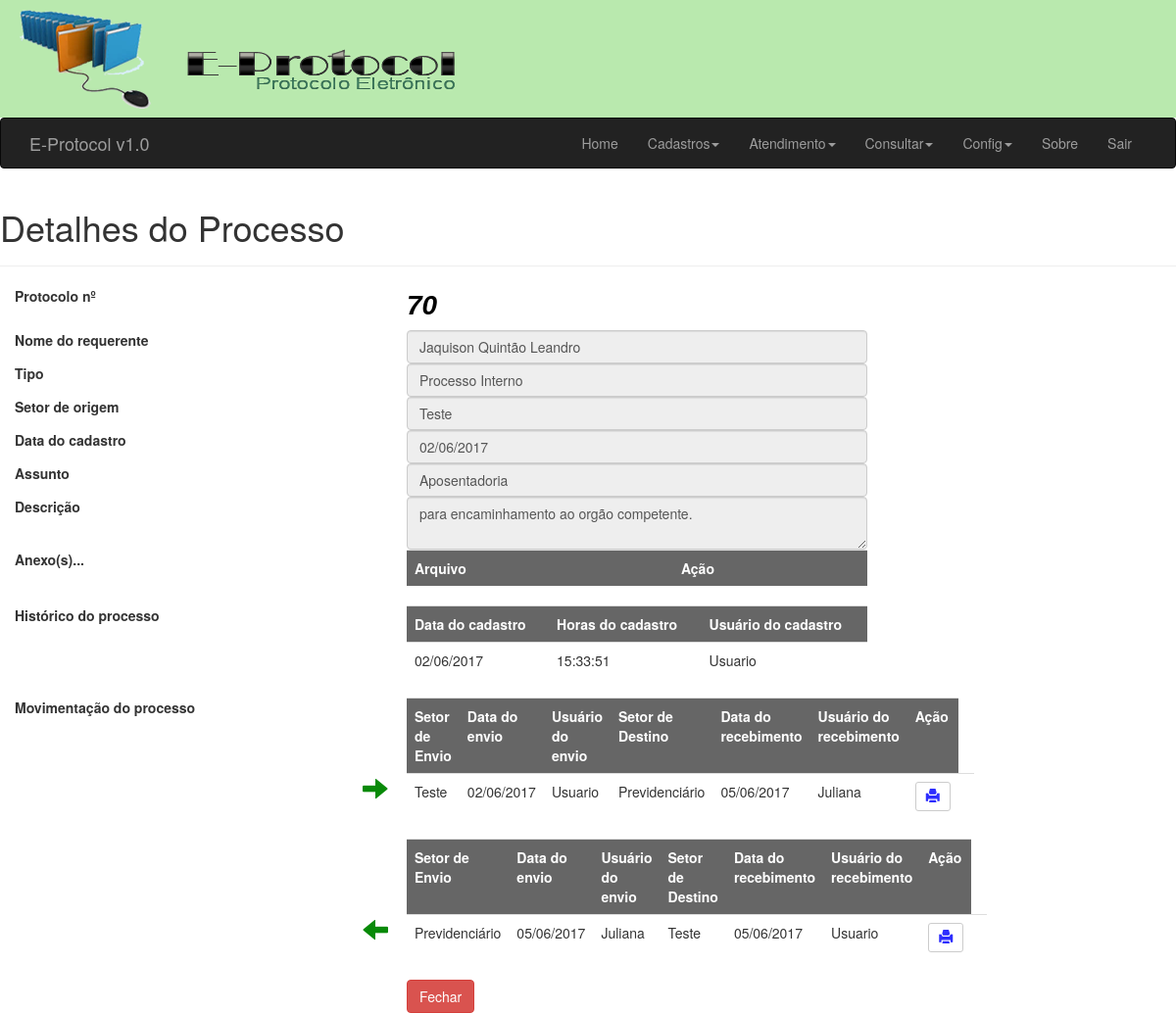
/frm/detalhe_proc.php?cod=70 (signed in), run on the app's committed database.
### tables this page shows
CREATE TABLE IF NOT EXISTS `proc` (
  `cod` int(11) NOT NULL AUTO_INCREMENT,
  `cod_req` int(11) NOT NULL,
  `user_id` int(11) NOT NULL,
  `tipo` varchar(2) DEFAULT NULL,
  `assunto` text,
  `descricao` varchar(50) DEFAULT NULL,
  `setor` int(11) DEFAULT NULL,
  `data` date DEFAULT NULL,
  `horas` time DEFAULT NULL,
  PRIMARY KEY (`cod`),
  KEY `cod_req` (`cod_req`),
  KEY `user_id` (`user_id`)
);

CREATE TABLE IF NOT EXISTS `req` (
  `cod` int(10) unsigned NOT NULL AUTO_INCREMENT,
  `nome` varchar(60) NOT NULL,
  `tipo` char(1) NOT NULL,
  `cpf` varchar(18) NOT NULL,
  `sexo` char(1) NOT NULL,
  `tel` varchar(14) DEFAULT NULL,
  `cel` varchar(14) DEFAULT NULL,
  `rec` varchar(14) DEFAULT NULL,
  `email` varchar(30) DEFAULT NULL,
  PRIMARY KEY (`cod`),
  UNIQUE KEY `cpf` (`cpf`)
);

CREATE TABLE IF NOT EXISTS `setor` (
  `cod_setor` int(11) NOT NULL AUTO_INCREMENT,
  `setor` varchar(50) NOT NULL DEFAULT '0',
  `responsavel` varchar(50) DEFAULT NULL,
  PRIMARY KEY (`cod_setor`)
);

CREATE TABLE IF NOT EXISTS `users` (
  `id` int(10) unsigned NOT NULL AUTO_INCREMENT,
  `cod_setor` int(10) unsigned NOT NULL DEFAULT '0',
  `name` varchar(50) DEFAULT NULL,
  `email` varchar(80) NOT NULL,
  `password` varchar(40) NOT NULL,
  PRIMARY KEY (`id`),
  KEY `cod_setor` (`cod_setor`)
);

### frm/detalhe_proc.php (the view, shortened to what this page needs)
<?php
include "_navegacao.php";
require_once "../config/init.php";
$cod = $_GET["cod"];
$sql_query = mysqli_query($link,"SELECT s.cod_setor, s.setor AS desc_setor, p.setor FROM setor s, proc p WHERE s.cod_setor = p.setor AND p.cod = '".$cod."'");
$sql2_query = mysqli_query($link,"SELECT p.cod,  p.tipo, p.assunto, p.descricao, DATE_FORMAT(p.data,'%d/%m/%Y') AS data , p.horas AS horas FROM proc p WHERE p.cod = '".$cod."'");
$sql3_query = mysqli_query($link,"SELECT r.nome FROM req r , proc p WHERE r.cod = p.cod_req AND p.cod = '".$cod."'");
$sql5_query = mysqli_query($link,"SELECT  DATE_FORMAT(p.data,'%d/%m/%Y') AS data , p.horas AS horas, u.name AS usuario FROM proc p, users u WHERE p.user_id = u.id AND p.cod = '".$cod."'");
$sql6_query = mysqli_query($link,"SELECT p.cod , u.name AS usuario_env , s.setor AS setor_env, DATE_FORMAT(e.data_env,'%d/%m/%Y') AS data_env FROM proc p, setor s, users u, encaminhamento e WHERE  e.user_env = u.id AND e.cod_stenv = s.cod_setor AND e.cod_prenc = p.cod AND p.cod ='".$cod."'");
$sql7_query = mysqli_query($link,"SELECT p.cod , u.name AS usuario_rec , s.setor AS setor_dst , DATE_FORMAT(e.data_rec,'%d/%m/%Y') AS data_rec FROM proc p, setor s, users u, encaminhamento e WHERE e.user_rec = u.id AND e.cod_stdst = s.cod_setor AND e.cod_prenc = p.cod AND p.cod='".$cod."'");
$sql8_query = mysqli_query($link,"SELECT p.cod , u.name AS usuario_env , s.setor AS setor_env, DATE_FORMAT(d.data_env,'%d/%m/%Y') AS data_env FROM proc p, setor s, users u, devolucao d WHERE  d.user_env = u.id AND d.cod_storg = s.cod_setor AND d.cod_prdev = p.cod AND p.cod ='".$cod."'");
  $sql9_query = mysqli_query($link,"SELECT p.cod , u.name AS usuario_rec , s.setor AS setor_dst , DATE_FORMAT(d.data_rec,'%d/%m/%Y') AS data_rec FROM proc p, setor s, users u, devolucao d WHERE d.user_rec = u.id AND d.cod_stdev = s.cod_setor AND d.cod_prdev = p.cod AND p.cod='".$cod."'");
$sql10_query = mysqli_query($link,"SELECT e.status AS status FROM encaminhamento e, proc p WHERE e.cod_prenc = p.cod AND p.cod ='".$cod."'");
$sql11_query = mysqli_query($link,"SELECT d.status AS status FROM devolucao d, proc p WHERE d.cod_prdev = p.cod AND p.cod ='".$cod."'");
?>
<!DOCTYPE HTML>
 <html lang="pt-br">
<head>
</head>
<body>
<div class="page-header">
  <h1>Detalhes do Processo</h1>
</div>
<form name="cadastro" id="cadastro" method="POST" action="../frm/detalhe_proc.php?cod=<?php echo $cod?>" enctype="multipart/form-data">
<?php $plinha = mysqli_fetch_array($sql2_query)?>
<fieldset>
<?php $rlinha = mysqli_fetch_array($sql3_query)?>
<div class="form-group">
<label class="col-md-4 control-label" for="txtCod">Protocolo nº</label>
  <label class="col-md-5 control-label" /><span style="font-family: Arial; font-size: 28px; font-style:italic; color:#000000;"><?php echo $plinha["cod"] ?></span></label>
  </div>
<div class="form-group">
<label class="col-md-4 control-label" for="txtRequerente">Nome do requerente</label>
  <div class="col-md-5">
     <input type="text" name="txtRequerente" id="txtRequerente" value="<?php echo $rlinha["nome"] ?>" class="form-control input-md" required="" disabled="">
    </div>
</div>
<div class="form-group">
  <label class="col-md-4 control-label" for="txtTipo">Tipo</label>
  <div class="col-md-5">
     <?php
     if ($plinha["tipo"]=='PI') $ptipo = "Processo Interno";
     ?>
     <input type="text" name="txtTipo" id="txtTipo" value="<?php echo $ptipo ?>" class="form-control input-md" required="" disabled="">
  </div>
</div>
<div class="form-group">
<?php
  $array = mysqli_fetch_array($sql_query);
  $desc_setor = $array["desc_setor"];
?>
 <label class="col-md-4 control-label" for="txtSetor">Setor de origem</label>
  <div class="col-md-5">
     <input type="text" name="txtSetor" id="txtSetor" value="<?php echo $desc_setor ?>" class="form-control input-md" required="" disabled="">
    </div>
</div>
<div class="form-group">
  <label class="col-md-4 control-label" for="txtDtCad">Data do cadastro</label>
  <div class="col-md-5">
  <input type="text" name="txtDtCad" id="txtDtCad" value="<?php echo $plinha["data"] ?>" class="form-control input-md" required="" disabled="">
  </div>
</div>
<div class="form-group">
  <label class="col-md-4 control-label" for="txtAssunto">Assunto</label>
  <div class="col-md-5">
  <input type="text" name="txtAssunto" id="txtAssunto" value="<?php echo $plinha["assunto"] ?>" placeholder="Digite o assunto" class="form-control input-md" required="" disabled="">
  </div>
</div>
<div class="form-group">
  <label class="col-md-4 control-label" for="txtDescricao">Descrição</label>
  <div class="col-md-5">
  <textarea name="txtDescricao" id="txtDescricao" placeholder="Preencha com a descrição aqui" class="form-control input-md" required="" disabled=""><?php echo $plinha["descricao"]?></textarea>
  </div>
</div>
<div class="form-group">
  <label class="col-md-4 control-label" for="txtFile">Anexo(s)...</label>
  <div class="col-md-5">
<table cellpadding="0" cellspacing="0" border="0" class="table">
      <tr>
      <th align='center' bgColor='#666666'><font color='#FFF'>Arquivo</th>
      <th align='center' bgColor='#666666'><font color='#FFF'>Ação</th>
      </tr>
    </table>
  </div>
</div>
<div class="form-group">
  <label class="col-md-4 control-label" >Histórico do processo</label>
  <div class="col-md-5">
<table cellpadding="0" cellspacing="0" border="0" class="table">
      <tr>
      <th align='center' bgColor='#666666'><font color='#FFF'>Data do cadastro</th>
      <th align='center' bgColor='#666666'><font color='#FFF'>Horas do cadastro</th>
      <th align='center' bgColor='#666666'><font color='#FFF'>Usuário do cadastro</th>
      </tr>
        <?php $array = mysqli_fetch_array($sql5_query);
        $data = $array["data"];
        $horas = $array["horas"];
        $usuario = $array["usuario"];
        ?>
      <tr>
        <td><?php echo $data ?></td>
        <td><?php echo $horas ?></td>
        <td><?php echo $usuario ?></td>
      </tr>
    </table>
  </div>
</div>
<div class="form-group">
  <label class="col-md-4 control-label" >Movimentação do processo</label>
  <div class="col-md-5">
<span style="position: absolute; top:80px; left:-30px; color: #088A08;font-size: 26px;" class="glyphicon glyphicon-arrow-right" alt='Enviado' data-toggle="tooltip_detalhe_env" title ='Enviado'></span>
<table cellpadding="0" cellspacing="0" border="0" class="table">
      <tr>
      <th align='center' bgColor='#666666'><font color='#FFF'>Setor de Envio</th>
      <th align='center' bgColor='#666666'><font color='#FFF'>Data do envio</th>
      <th align='center' bgColor='#666666'><font color='#FFF'>Usuário do envio</th>
      <th align='center' bgColor='#666666'><font color='#FFF'>Setor de Destino</th>
      <th align='center' bgColor='#666666'><font color='#FFF'>Data do recebimento</th>
      <th align='center' bgColor='#666666'><font color='#FFF'>Usuário do recebimento</th>
      <th align='center' bgColor='#666666'><font color='#FFF
      '>Ação</th>
      </tr>
        <?php
        $m_array = mysqli_fetch_array($sql6_query);
        $usuario_env = $m_array["usuario_env"];
        $setor_env = $m_array["setor_env"];
        $data_env = $m_array["data_env"];
        $m_array2 = mysqli_fetch_array($sql7_query);
        $usuario_rec = $m_array2["usuario_rec"];
        $setor_dst = $m_array2["setor_dst"];
        $data_rec = $m_array2["data_rec"];
        ?>
        <?php
       $r1 = mysqli_fetch_array($sql10_query);
       $st1 = $r1["status"];
       $permission='disabled = "disabled"';
        if ($st1 == "1")
        { $permission = '';
        }else{
          $permission='disabled = "disabled"';
        }
      ?>
      <tr>
        <td><?php echo $setor_env ?></td>
        <td><?php echo $data_env ?></td>
        <td><?php echo $usuario_env ?></td>
        <td><?php echo $setor_dst ?></td>
        <td><?php echo $data_rec ?></td>
        <td><?php echo $usuario_rec ?></td>
        <td><button type="button" class="btn btn-default btn-sm"onclick="window.open('../rel/detalhe.php?cod=<?php echo $cod ?>', '_blank')" <?php echo $permission ?>/>
        <span style="color: #2E2EFE;font-size: 14px;" class="glyphicon glyphicon-print" alt='Imprimir' data-toggle="tooltip_imprimir" title ='Imprimir detalhes do processo'></span>
        </button><td>
      </tr>
      </table>
  </div>
</div>
<div class="form-group">
  <label class="col-md-4 control-label" ></label>
  <div class="col-md-5">
<span style="position: absolute; top:80px; left:-30px; color: #088A08;font-size: 26px;" class="glyphicon glyphicon-arrow-left" alt='Recebido' data-toggle="tooltip_detalhe_rec" title ='Recebido'></span>
<table cellpadding="0" cellspacing="0" border="0" class="table">
      <tr>
      <th align='center' bgColor='#666666'><font color='#FFF'>Setor de Envio</th>
      <th align='center' bgColor='#666666'><font color='#FFF'>Data do envio</th>
      <th align='center' bgColor='#666666'><font color='#FFF'>Usuário do envio</th>
      <th align='center' bgColor='#666666'><font color='#FFF'>Setor de Destino</th>
      <th align='center' bgColor='#666666'><font color='#FFF'>Data do recebimento</th>
      <th align='center' bgColor='#666666'><font color='#FFF'>Usuário do recebimento</th>
      <th align='center' bgColor='#666666'><font color='#FFF
      '>Ação</th>
      </tr>
        <?php
        $m_array = mysqli_fetch_array($sql8_query);
        $usuario_env = $m_array["usuario_env"];
        $setor_env = $m_array["setor_env"];
        $data_env = $m_array["data_env"];
        $m_array2 = mysqli_fetch_array($sql9_query);
        $usuario_rec = $m_array2["usuario_rec"];
        $setor_dst = $m_array2["setor_dst"];
        $data_rec = $m_array2["data_rec"];
      ?>
      <?php
       $r2 = mysqli_fetch_array($sql11_query);
       $st2 = $r2["status"];
       $permission2='disabled = "disabled"';
        if ($st2 == "1")
        { $permission2 = '';
        }else{
          $permission2='disabled = "disabled"';
        }
      ?>
      <tr>
        <td><?php echo $setor_env ?></td>
        <td><?php echo $data_env ?></td>
        <td><?php echo $usuario_env ?></td>
        <td><?php echo $setor_dst ?></td>
        <td><?php echo $data_rec ?></td>
        <td><?php echo $usuario_rec ?></td>
        <td>
        <button type="button" class="btn btn-default btn-sm"onclick="window.open('../rel/detalhe_dev.php?cod=<?php echo $cod ?>', '_blank')"
        <?php echo $permission2 ?>/>
        <span style="color: #2E2EFE;font-size: 14px;" class="glyphicon glyphicon-print" alt='Imprimir' data-toggle="tooltip_imprimir" title ='Imprimir detalhes do processo'></span>
        <td>
      </tr>
      </table>
  </div>
</div>
<div class="form-group">
  <label class="col-md-4 control-label" for="btnDevolver_proc"></label>
  <div class="col-md-8">
  <input type="button" id="btnFechar" name="btnFechar" value="Fechar" class="btn btn-danger" onclick="javascript:location.href='../index.php'">
  </div>
</div>
</fieldset>
</form>
</body>
</html>

### data on the page
proc: cod "70", txtTipo "Processo Interno", txtAssunto "Aposentadoria", txtDescricao "para encaminhamento ao orgão competente.", horas "15:33:51", user.name "Usuario", setor.setor "Teste", setor.setor "Previdenciário", users.name "Juliana"
req: txtRequerente "Jaquison Quintão Leandro"
setor: txtSetor "Teste"

### other printed values
$data "02/06/2017"
$data_env "02/06/2017"
$data_rec "05/06/2017"
$data_env "05/06/2017"
